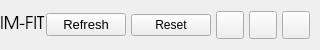
           <widget class="QFrame" name="contentTopBg">
            <property name="minimumSize">
             <size>
              <width>0</width>
              <height>50</height>
             </size>
            </property>
            <property name="maximumSize">
             <size>
              <width>16777215</width>
              <height>50</height>
             </size>
            </property>
            <property name="frameShape">
             <enum>QFrame::NoFrame</enum>
            </property>
            <property name="frameShadow">
             <enum>QFrame::Raised</enum>
            </property>
            <layout class="QHBoxLayout" name="horizontalLayout">
             <property name="spacing">
              <number>0</number>
             </property>
             <property name="leftMargin">
              <number>0</number>
             </property>
             <property name="topMargin">
              <number>0</number>
             </property>
             <property name="rightMargin">
              <number>10</number>
             </property>
             <property name="bottomMargin">
              <number>0</number>
             </property>
             <item>
              <widget class="QFrame" name="leftBox">
               <property name="sizePolicy">
                <sizepolicy hsizetype="Expanding" vsizetype="Preferred">
                 <horstretch>0</horstretch>
                 <verstretch>0</verstretch>
                </sizepolicy>
               </property>
               <property name="frameShape">
                <enum>QFrame::NoFrame</enum>
               </property>
               <property name="frameShadow">
                <enum>QFrame::Raised</enum>
               </property>
               <layout class="QHBoxLayout" name="horizontalLayout_3">
                <property name="spacing">
                 <number>0</number>
                </property>
                <property name="leftMargin">
                 <number>0</number>
                </property>
                <property name="topMargin">
                 <number>0</number>
                </property>
                <property name="rightMargin">
                 <number>0</number>
                </property>
                <property name="bottomMargin">
                 <number>0</number>
                </property>
                <item>
                 <widget class="QLabel" name="titleRightInfo">
                  <property name="sizePolicy">
                   <sizepolicy hsizetype="Expanding" vsizetype="Expanding">
                    <horstretch>0</horstretch>
                    <verstretch>0</verstretch>
                   </sizepolicy>
                  </property>
                  <property name="maximumSize">
                   <size>
                    <width>16777215</width>
                    <height>45</height>
                   </size>
                  </property>
                  <property name="font">
                   <font>
                    <family>URW Gothic</family>
                    <pointsize>13</pointsize>
                    <italic>false</italic>
                    <bold>false</bold>
                   </font>
                  </property>
                  <property name="styleSheet">
                   <string notr="true">font: 63 13pt &quot;URW Gothic&quot;;</string>
                  </property>
                  <property name="text">
                   <string>IM-FIT</string>
                  </property>
                  <property name="alignment">
                   <set>Qt::AlignLeading|Qt::AlignLeft|Qt::AlignVCenter</set>
                  </property>
                 </widget>
                </item>
               </layout>
              </widget>
             </item>
             <item alignment="Qt::AlignRight">
              <widget class="QFrame" name="rightButtons">
               <property name="minimumSize">
                <size>
                 <width>0</width>
                 <height>28</height>
                </size>
               </property>
               <property name="frameShape">
                <enum>QFrame::NoFrame</enum>
               </property>
               <property name="frameShadow">
                <enum>QFrame::Raised</enum>
               </property>
               <layout class="QHBoxLayout" name="horizontalLayout_2">
                <property name="spacing">
                 <number>5</number>
                </property>
                <property name="leftMargin">
                 <number>0</number>
                </property>
                <property name="topMargin">
                 <number>0</number>
                </property>
                <property name="rightMargin">
                 <number>0</number>
                </property>
                <property name="bottomMargin">
                 <number>0</number>
                </property>
                <item>
                 <widget class="QPushButton" name="refresh_page">
                  <property name="minimumSize">
                   <size>
                    <width>0</width>
                    <height>0</height>
                   </size>
                  </property>
                  <property name="maximumSize">
                   <size>
                    <width>16777215</width>
                    <height>16777215</height>
                   </size>
                  </property>
                  <property name="font">
                   <font>
                    <family>Segoe UI</family>
                    <pointsize>10</pointsize>
                    <italic>false</italic>
                    <bold>false</bold>
                   </font>
                  </property>
                  <property name="cursor">
                   <cursorShape>PointingHandCursor</cursorShape>
                  </property>
                  <property name="toolTip">
                   <string>Refresh</string>
                  </property>
                  <property name="styleSheet">
                   <string notr="true"/>
                  </property>
                  <property name="text">
                   <string>Refresh</string>
                  </property>
                  <property name="icon">
                   <iconset resource="resources.qrc">
                    <normaloff>:/icons/images/icons/cil-loop-circular.png</normaloff>:/icons/images/icons/cil-loop-circular.png</iconset>
                  </property>
                  <property name="iconSize">
                   <size>
                    <width>20</width>
                    <height>20</height>
                   </size>
                  </property>
                 </widget>
                </item>
                <item>
                 <widget class="QPushButton" name="reset_for_all">
                  <property name="cursor">
                   <cursorShape>PointingHandCursor</cursorShape>
                  </property>
                  <property name="toolTip">
                   <string>Reset</string>
                  </property>
                  <property name="text">
                   <string>Reset</string>
                  </property>
                  <property name="icon">
                   <iconset resource="resources.qrc">
                    <normaloff>:/icons/images/icons/cil-ban.png</normaloff>:/icons/images/icons/cil-ban.png</iconset>
                  </property>
                  <property name="iconSize">
                   <size>
                    <width>20</width>
                    <height>20</height>
                   </size>
                  </property>
                 </widget>
                </item>
                <item>
                 <widget class="QPushButton" name="minimizeAppBtn">
                  <property name="minimumSize">
                   <size>
                    <width>28</width>
                    <height>28</height>
                   </size>
                  </property>
                  <property name="maximumSize">
                   <size>
                    <width>28</width>
                    <height>28</height>
                   </size>
                  </property>
                  <property name="cursor">
                   <cursorShape>PointingHandCursor</cursorShape>
                  </property>
                  <property name="toolTip">
                   <string>Minimize</string>
                  </property>
                  <property name="text">
                   <string/>
                  </property>
                  <property name="icon">
                   <iconset resource="resources.qrc">
                    <normaloff>:/icons/images/icons/icon_minimize.png</normaloff>:/icons/images/icons/icon_minimize.png</iconset>
                  </property>
                  <property name="iconSize">
                   <size>
                    <width>20</width>
                    <height>20</height>
                   </size>
                  </property>
                 </widget>
                </item>
                <item>
                 <widget class="QPushButton" name="maximizeRestoreAppBtn">
                  <property name="minimumSize">
                   <size>
                    <width>28</width>
                    <height>28</height>
                   </size>
                  </property>
                  <property name="maximumSize">
                   <size>
                    <width>28</width>
                    <height>28</height>
                   </size>
                  </property>
                  <property name="font">
                   <font>
                    <family>Segoe UI</family>
                    <pointsize>10</pointsize>
                    <italic>false</italic>
                    <bold>false</bold>
                    <stylestrategy>PreferDefault</stylestrategy>
                   </font>
                  </property>
                  <property name="cursor">
                   <cursorShape>PointingHandCursor</cursorShape>
                  </property>
                  <property name="toolTip">
                   <string>Maximize</string>
                  </property>
                  <property name="text">
                   <string/>
                  </property>
                  <property name="icon">
                   <iconset resource="resources.qrc">
                    <normaloff>:/icons/images/icons/icon_maximize.png</normaloff>:/icons/images/icons/icon_maximize.png</iconset>
                  </property>
                  <property name="iconSize">
                   <size>
                    <width>20</width>
                    <height>20</height>
                   </size>
                  </property>
                 </widget>
                </item>
                <item>
                 <widget class="QPushButton" name="closeAppBtn">
                  <property name="minimumSize">
                   <size>
                    <width>28</width>
                    <height>28</height>
                   </size>
                  </property>
                  <property name="maximumSize">
                   <size>
                    <width>28</width>
                    <height>28</height>
                   </size>
                  </property>
                  <property name="cursor">
                   <cursorShape>PointingHandCursor</cursorShape>
                  </property>
                  <property name="toolTip">
                   <string>Close</string>
                  </property>
                  <property name="text">
                   <string/>
                  </property>
                  <property name="icon">
                   <iconset resource="resources.qrc">
                    <normaloff>:/icons/images/icons/icon_close.png</normaloff>:/icons/images/icons/icon_close.png</iconset>
                  </property>
                  <property name="iconSize">
                   <size>
                    <width>20</width>
                    <height>20</height>
                   </size>
                  </property>
                 </widget>
                </item>
               </layout>
              </widget>
             </item>
            </layout>
           </widget>
